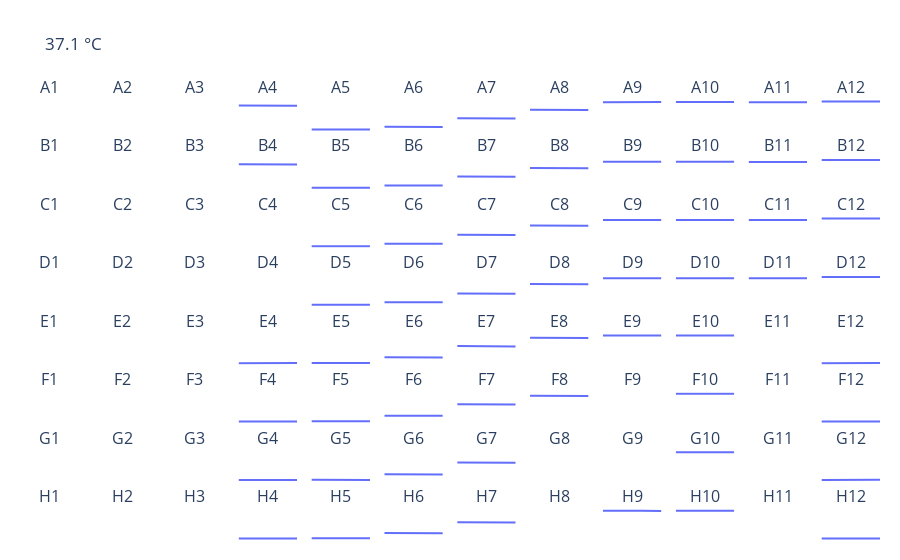

Notebook code cell kept with this figure:
### Markdown cell above
## Standard curve for ABTS radical

### Code cell
standard_plate = Plate.from_reader(
    reader=read_magellan,
    path="laccase_kinetics/abtscorrelation_rawdata.xlsx",
    ph=5.3,
    wavelength=420,
)

standard_plate.visualize(wavelengths=420, zoom=False)
